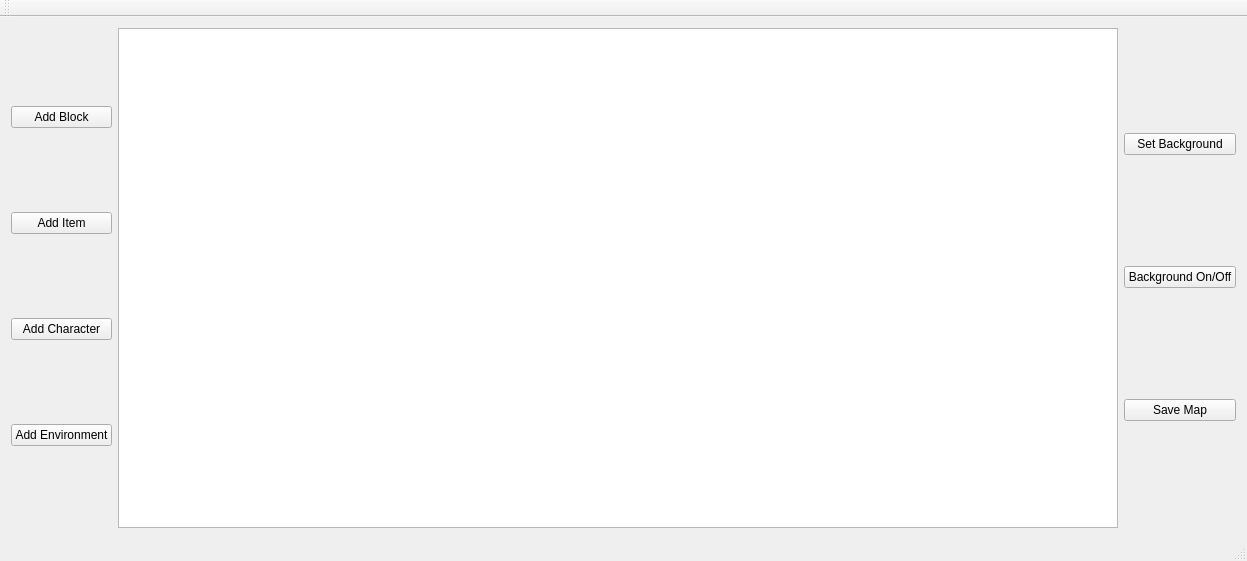
<?xml version="1.0" encoding="UTF-8"?>
<ui version="4.0">
 <class>MainWindow</class>
 <widget class="QMainWindow" name="MainWindow">
  <property name="geometry">
   <rect>
    <x>0</x>
    <y>0</y>
    <width>854</width>
    <height>430</height>
   </rect>
  </property>
  <property name="windowTitle">
   <string>MainWindow</string>
  </property>
  <widget class="QWidget" name="centralWidget">
   <layout class="QHBoxLayout" name="horizontalLayout">
    <item>
     <layout class="QVBoxLayout" name="verticalLayout">
      <item>
       <widget class="QPushButton" name="addBlock_Button">
        <property name="text">
         <string>Add Block</string>
        </property>
       </widget>
      </item>
      <item>
       <widget class="QPushButton" name="add_Item_pushButton">
        <property name="text">
         <string>Add Item</string>
        </property>
       </widget>
      </item>
      <item>
       <widget class="QPushButton" name="add_Character_pushButton">
        <property name="text">
         <string>Add Character</string>
        </property>
       </widget>
      </item>
      <item>
       <widget class="QPushButton" name="add_Environment_pushButton">
        <property name="text">
         <string>Add Environment</string>
        </property>
       </widget>
      </item>
     </layout>
    </item>
    <item>
     <widget class="MapScreen" name="mapScreen">
      <property name="minimumSize">
       <size>
        <width>1000</width>
        <height>500</height>
       </size>
      </property>
      <property name="mouseTracking">
       <bool>true</bool>
      </property>
      <property name="autoFillBackground">
       <bool>false</bool>
      </property>
     </widget>
    </item>
    <item>
     <layout class="QVBoxLayout" name="verticalLayout_2">
      <item>
       <widget class="QPushButton" name="set_Background_Button">
        <property name="text">
         <string>Set Background</string>
        </property>
       </widget>
      </item>
      <item>
       <widget class="QPushButton" name="background_OnOff_Button">
        <property name="text">
         <string>Background On/Off</string>
        </property>
       </widget>
      </item>
      <item>
       <widget class="QPushButton" name="save_Map_Button">
        <property name="text">
         <string>Save Map</string>
        </property>
       </widget>
      </item>
     </layout>
    </item>
   </layout>
  </widget>
  <widget class="QMenuBar" name="menuBar">
   <property name="geometry">
    <rect>
     <x>0</x>
     <y>0</y>
     <width>854</width>
     <height>21</height>
    </rect>
   </property>
  </widget>
  <widget class="QToolBar" name="mainToolBar">
   <attribute name="toolBarArea">
    <enum>TopToolBarArea</enum>
   </attribute>
   <attribute name="toolBarBreak">
    <bool>false</bool>
   </attribute>
  </widget>
  <widget class="QStatusBar" name="statusBar"/>
 </widget>
 <layoutdefault spacing="6" margin="11"/>
 <customwidgets>
  <customwidget>
   <class>MapScreen</class>
   <extends>QGraphicsView</extends>
   <header location="global">mapscreen.h</header>
  </customwidget>
 </customwidgets>
 <resources/>
 <connections/>
</ui>
